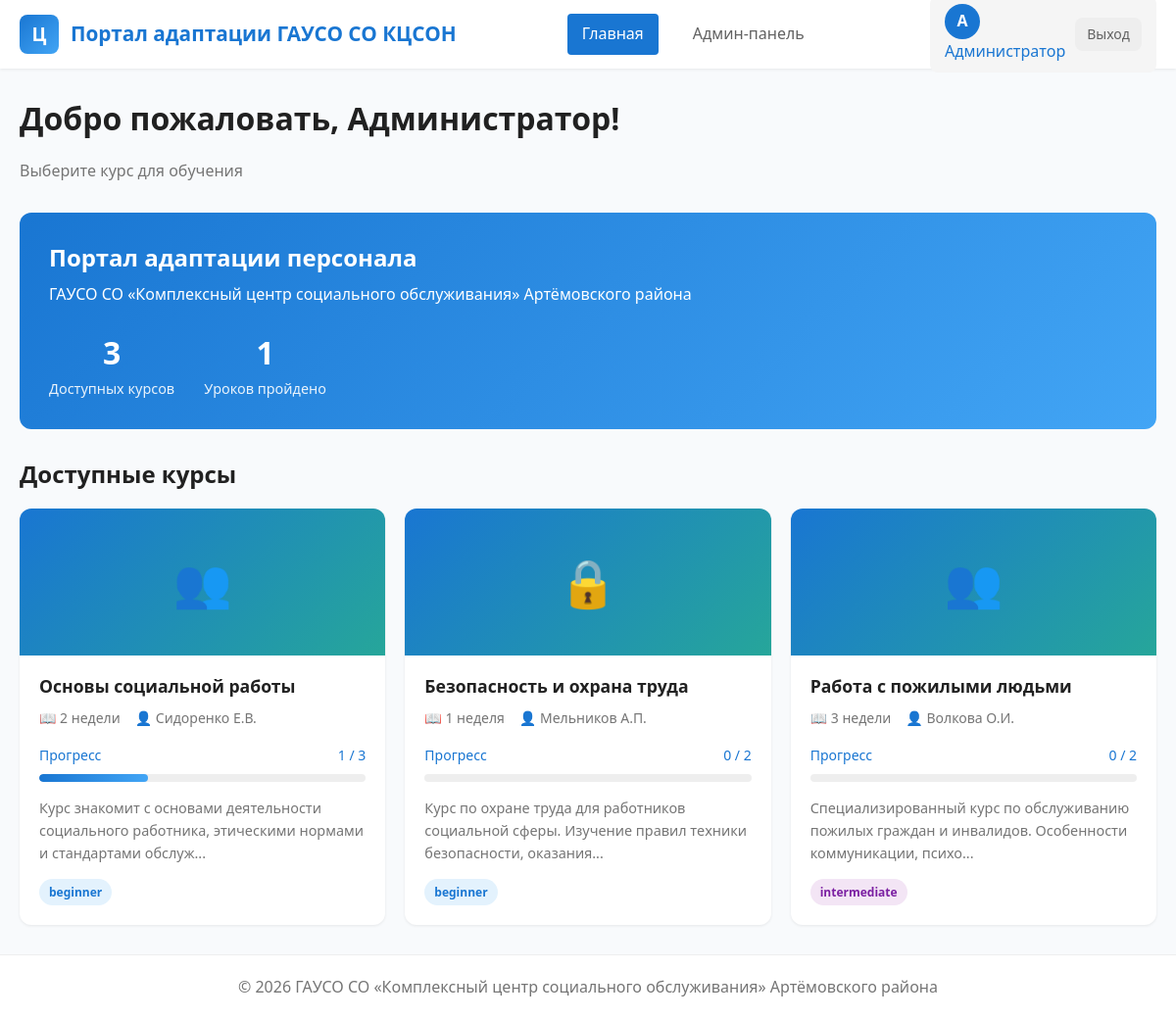
The page / (signed in) on the database its author committed.
### tables this page shows
CREATE TABLE users (
            id INTEGER PRIMARY KEY AUTOINCREMENT,
            username TEXT UNIQUE NOT NULL,
            password TEXT NOT NULL,
            email TEXT,
            full_name TEXT,
            role TEXT DEFAULT 'user',
            position TEXT,
            department TEXT,
            phone TEXT,
            avatar TEXT,
            created_at TIMESTAMP DEFAULT CURRENT_TIMESTAMP,
            last_login TIMESTAMP
        );

CREATE TABLE courses (
            id INTEGER PRIMARY KEY AUTOINCREMENT,
            title TEXT NOT NULL,
            description TEXT,
            category TEXT,
            instructor TEXT,
            duration TEXT,
            difficulty TEXT DEFAULT 'beginner',
            image TEXT,
            is_published INTEGER DEFAULT 1,
            created_at TIMESTAMP DEFAULT CURRENT_TIMESTAMP,
            updated_at TIMESTAMP
        );

### app.py (the view)
@app.route('/')
def index():
    if 'user_id' not in session:
        return redirect(url_for('login'))
    conn = get_db_connection()
    courses = conn.execute('SELECT * FROM courses WHERE is_published = 1 ORDER BY created_at DESC').fetchall()
    user_progress = {}
    if g.user:
        progress = conn.execute('''
            SELECT c.id, COUNT(l.id) as total_lessons,
                   SUM(CASE WHEN p.status = 'completed' THEN 1 ELSE 0 END) as completed
            FROM courses c
            LEFT JOIN lessons l ON c.id = l.course_id
            LEFT JOIN progress p ON l.id = p.lesson_id AND p.user_id = ?
            GROUP BY c.id
        ''', (session['user_id'],)).fetchall()
        for p in progress:
            user_progress[p['id']] = {'total': p['total_lessons'], 'completed': p['completed'] or 0}
    conn.close()
    return render_template('index.html', courses=courses, user_progress=user_progress)

### app.py (called while the page is built)
def sum_progress(user_progress_dict):
    return sum(p.get('completed', 0) for p in user_progress_dict.values())

def get_db_connection():
    conn = sqlite3.connect('portal.db')
    conn.row_factory = sqlite3.Row
    return conn

@app.before_request
def load_user():
    g.user = None
    if 'user_id' in session:
        conn = get_db_connection()
        g.user = conn.execute('SELECT * FROM users WHERE id = ?', (session['user_id'],)).fetchone()
        conn.close()

### templates/index.html (shortened to what this page needs)
{% extends "base.html" %}
{% block content %}
<div class="grid-header">
    <div>
        <h1>Добро пожаловать, {{ g.user.full_name.split(' ')[0] if g.user and g.user.full_name else session.get('username', 'Пользователь') }}!</h1>
        <p style="color: var(--gray-600);">Выберите курс для обучения</p>
    </div>
</div>
<div class="welcome-section">
    <h2>Портал адаптации персонала</h2>
    <p>ГАУСО СО &laquo;Комплексный центр социального обслуживания&raquo; Артёмовского района</p>
    <div class="quick-stats">
        <div class="quick-stat">
            <div class="quick-stat-value">{{ courses|length }}</div>
            <div class="quick-stat-label">Доступных курсов</div>
        </div>
        <div class="quick-stat">
            <div class="quick-stat-value">{{ sum_progress(user_progress) if user_progress else 0 }}</div>
            <div class="quick-stat-label">Уроков пройдено</div>
        </div>
    </div>
</div>
<h2 style="margin-bottom: 20px;">Доступные курсы</h2>
{% if courses %}
<div class="grid grid-3">
    {% for course in courses %}
    <a href="{{ url_for('course', course_id=course.id) }}" class="course-card" style="display: block;">
        <div class="course-image">
            {% if course.image %}
            <img src="{{ url_for('static', filename='uploads/' + course.image) }}" style="width: 100%; height: 100%; object-fit: cover;">
            {% elif course.category == 'Социальная работа' %}👥
            {% elif course.category == 'Охрана труда' %}🔒
            {% else %}📚{% endif %}
        </div>
        <div class="course-content">
            <h3 class="course-title">{{ course.title }}</h3>
            <div class="course-meta">
                <span>📖 {{ course.duration or '-' }}</span>
                <span>👤 {{ course.instructor or '-' }}</span>
            </div>
            {% if user_progress and user_progress.get(course.id) %}
            <div style="margin-top: 15px;">
                <div style="display: flex; justify-content: space-between; font-size: 0.875rem; margin-bottom: 8px;">
                    <span>Прогресс</span>
                    <span>{{ user_progress[course.id].completed }} / {{ user_progress[course.id].total }}</span>
                </div>
                <div class="progress-bar">
                    <div class="progress-fill" style="width: {{ (user_progress[course.id].completed / user_progress[course.id].total * 100) if user_progress[course.id].total > 0 else 0 }}%;"></div>
                </div>
            </div>
            {% endif %}
            <p style="margin-top: 15px; color: var(--gray-600); font-size: 0.9rem;">{{ course.description[:100] }}...</p>
            <div style="margin-top: 15px;">
                <span class="badge badge-{% if course.difficulty == 'beginner' %}user{% else %}admin{% endif %}">
                    {{ course.difficulty }}
                </span>
            </div>
        </div>
    </a>
    {% endfor %}
</div>
{% else %}
<div class="empty-state">
    <div class="empty-state-icon">📚</div>
    <h3>Нет доступных курсов</h3>
    <p>Обратитесь к администратору для получения доступа к курсам</p>
</div>
{% endif %}
{% endblock %}

### templates/base.html (shortened to what this page needs)
<!DOCTYPE html>
<html lang="ru">
<head>
    <link rel="stylesheet" href="{{ url_for('static', filename='css/style.css') }}">
</head>
<body>
    {% if session.get('user_id') %}
    <header>
        <div class="container">
            <div class="header-content">
                <a href="{{ url_for('index') }}" class="logo">
                    <div class="logo-icon">Ц</div>
                    <span>Портал адаптации ГАУСО СО КЦСОН</span>
                </a>
                <nav>
                    <a href="/" class="{{ 'active' if request.endpoint == 'index' else '' }}">Главная</a>
                    {% if g.user and g.user.role == 'admin' %}
                    <a href="{{ url_for('admin') }}" class="{{ 'active' if request.endpoint == 'admin' else '' }}">Админ-панель</a>
                    {% endif %}
                </nav>
                <div class="user-menu">
                    <a href="{{ url_for('profile') }}">
                        <div class="user-avatar">{{ g.user.full_name[0] if g.user and g.user.full_name else 'U' }}</div>
                        <span>{{ g.user.full_name if g.user and g.user.full_name else session.get('username', 'Пользователь') }}</span>
                    </a>
                    <a href="{{ url_for('logout') }}" class="btn btn-sm btn-secondary">Выход</a>
                </div>
            </div>
        </div>
    </header>
    {% endif %}
    <main>
        <div class="container">
            {% block content %}{% endblock %}
        </div>
    </main>
    {% if session.get('user_id') %}
    <footer>
        <div class="container">
            <p>&copy; 2026 ГАУСО СО &laquo;Комплексный центр социального обслуживания&raquo; Артёмовского района</p>
        </div>
    </footer>
    {% endif %}
</body>
</html>

### static/css/style.css (style rules this page uses)
:root { --primary: #1976d2; --primary-dark: #1565c0; --primary-light: #42a5f5; --secondary: #26a69a; --success: #4caf50; --warning: #ff9800; --error: #f44336; --info: #2196f3; --dark: #212121; --gray-100: #f5f5f5; --gray-200: #eeeeee; --gray-300: #e0e0e0; --gray-400: #bdbdbd; --gray-500: #9e9e9e; --gray-600: #757575; --gray-700: #616161; --gray-800: #424242; --gray-900: #212121; --white: #ffffff; --bg-light: #f8fafc; --shadow-sm: 0 1px 3px rgba(0,0,0,0.08); --shadow-md: 0 4px 6px rgba(0,0,0,0.1); --shadow-lg: 0 10px 15px rgba(0,0,0,0.1); --radius-sm: 4px; --radius-md: 8px; --radius-lg: 12px; --transition: all 0.3s ease; }
* { margin: 0; padding: 0; box-sizing: border-box; }
body { font-family: 'Segoe UI', Roboto, 'Helvetica Neue', Arial, sans-serif; font-size: 16px; line-height: 1.6; color: var(--gray-800); background: var(--bg-light); }
a { text-decoration: none; color: var(--primary); transition: var(--transition); }
.container { max-width: 1200px; margin: 0 auto; padding: 0 20px; }
header { background: var(--white); box-shadow: var(--shadow-sm); position: sticky; top: 0; z-index: 100; }
.header-content { display: flex; justify-content: space-between; align-items: center; padding: 15px 0; height: 70px; }
.logo { display: flex; align-items: center; gap: 12px; font-size: 1.3rem; font-weight: 600; color: var(--primary); }
.logo-icon { width: 40px; height: 40px; background: linear-gradient(135deg, var(--primary), var(--primary-light)); border-radius: var(--radius-md); display: flex; align-items: center; justify-content: center; color: var(--white); font-size: 1.2rem; }
nav { display: flex; align-items: center; gap: 20px; }
nav a { color: var(--gray-700); padding: 8px 15px; border-radius: var(--radius-sm); font-weight: 500; }
nav a:hover, nav a.active { background: var(--primary); color: var(--white); }
.user-menu { display: flex; align-items: center; gap: 10px; padding: 8px 15px; background: var(--gray-100); border-radius: var(--radius-md); }
.user-avatar { width: 36px; height: 36px; background: var(--primary); border-radius: 50%; display: flex; align-items: center; justify-content: center; color: var(--white); font-weight: 600; }
main { min-height: calc(100vh - 70px); padding: 30px 0; }
h1, h2, h3 { color: var(--gray-900); line-height: 1.3; }
h1 { font-size: 2rem; margin-bottom: 20px; }
h2 { font-size: 1.5rem; margin-bottom: 15px; }
h3 { font-size: 1.2rem; margin-bottom: 10px; }
.btn { display: inline-flex; align-items: center; gap: 8px; padding: 10px 20px; border: none; border-radius: var(--radius-md); font-size: 1rem; font-weight: 500; cursor: pointer; transition: var(--transition); }
.btn-secondary { background: var(--gray-200); color: var(--gray-700); }
.btn-sm { padding: 6px 12px; font-size: 0.875rem; }
.grid { display: grid; gap: 20px; }
.grid-3 { grid-template-columns: repeat(3, 1fr); }
.course-card { background: var(--white); border-radius: var(--radius-lg); box-shadow: var(--shadow-sm); overflow: hidden; transition: var(--transition); }
.course-image { height: 150px; background: linear-gradient(135deg, var(--primary), var(--secondary)); display: flex; align-items: center; justify-content: center; color: var(--white); font-size: 3rem; }
.course-content { padding: 20px; }
.course-title { font-size: 1.1rem; font-weight: 600; margin-bottom: 10px; color: var(--gray-900); }
.course-meta { display: flex; gap: 15px; color: var(--gray-600); font-size: 0.875rem; margin-bottom: 15px; }
.course-meta span { display: flex; align-items: center; gap: 5px; }
.progress-bar { width: 100%; height: 8px; background: var(--gray-200); border-radius: 4px; overflow: hidden; }
.progress-fill { height: 100%; background: linear-gradient(90deg, var(--primary), var(--primary-light)); border-radius: 4px; transition: width 0.5s ease; }
.badge { display: inline-block; padding: 4px 10px; border-radius: 20px; font-size: 0.75rem; font-weight: 600; }
.badge-admin { background: #f3e5f5; color: #7b1fa2; }
.badge-user { background: #e3f2fd; color: var(--primary); }
footer { background: var(--white); padding: 20px 0; text-align: center; color: var(--gray-600); border-top: 1px solid var(--gray-200); margin-top: auto; }
.card, .course-card, .stat-card { animation: fadeIn 0.5s ease; }

### rows shown on the page
users: user "А", user "Администратор", user.full_name.split "Администратор"
courses: title "Основы социальной работы", duration "2 недели", instructor "Сидоренко Е.В.", id "1", user_progress "3", description "Курс знакомит с основами деятельности социального работника, этическими нормами и стандартами обслуж", difficulty "beginner"
courses: title "Безопасность и охрана труда", duration "1 неделя", instructor "Мельников А.П.", user_progress "0", id "2", description "Курс по охране труда для работников социальной сферы. Изучение правил техники безопасности, оказания", difficulty "beginner"
courses: title "Работа с пожилыми людьми", duration "3 недели", instructor "Волкова О.И.", user_progress "0", user_progress "2", description "Специализированный курс по обслуживанию пожилых граждан и инвалидов. Особенности коммуникации, психо", difficulty "intermediate"

### other values the page prints
{{ courses|length }} "3"
{{ sum_progress(user_progress) if user_progress else 0 }} "1"
